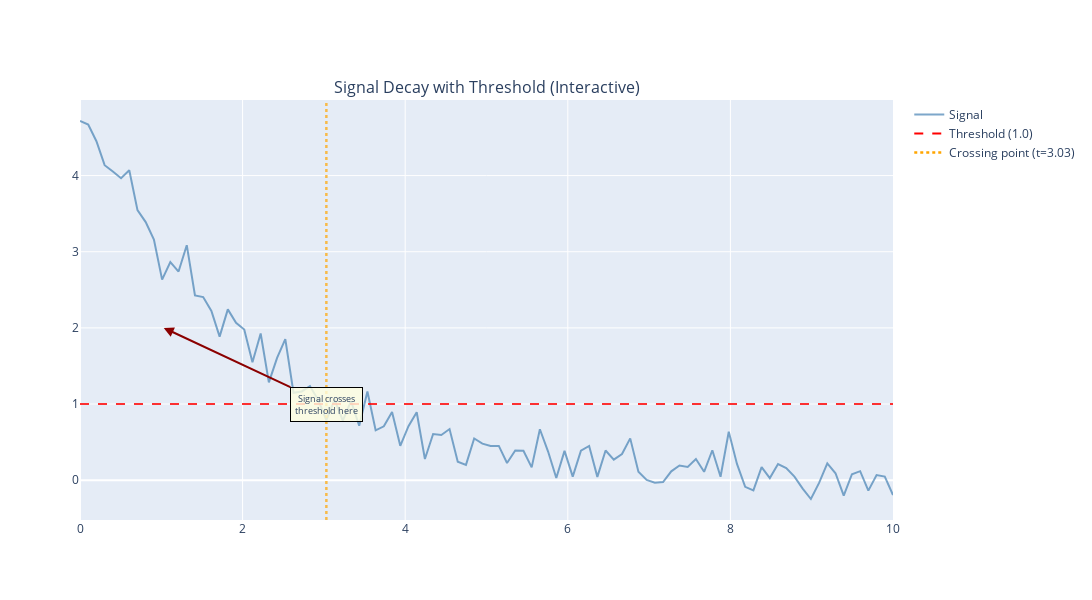

Notebook code cell kept with this figure:
### Markdown cell above
## 4c. Reference Lines with Plotly Backend

The same reference line functionality works with the interactive Plotly backend. Hover over the plot to see interactive features!

### Code cell
# Same data as before
x = np.linspace(0, 10, 100)
y = 5 * np.exp(-0.5 * x) + np.random.normal(0, 0.2, 100)

threshold = 1.0
cross_idx = np.where(y < threshold)[0][0] if any(y < threshold) else len(y) - 1
cross_x = x[cross_idx]

# Create line plot with Plotly backend
data = {'x': x, 'y': y}
spec = PlotSpec(
    data=data,
    plot_type='line',
    title='Signal Decay with Threshold (Interactive)',
    color='steelblue',
    line_width=2,
    label='Signal',
    # Add horizontal threshold line
    hlines=[
        {
            'y': threshold,
            'color': 'red',
            'linestyle': '--',
            'linewidth': 2,
            'alpha': 0.8,
            'label': 'Threshold (1.0)'
        }
    ],
    # Add vertical line at crossing point
    vlines=[
        {
            'x': cross_x,
            'color': 'orange',
            'linestyle': ':',
            'linewidth': 2.5,
            'alpha': 0.7,
            'label': f'Crossing point (t={cross_x:.2f})'
        }
    ],
    # Add annotation at the crossing point
    annotations=[
        {
            'text': f'Signal crosses<br>threshold here',
            'xy': (cross_x, threshold),
            'xytext': (cross_x - 2, threshold + 1),
            'fontsize': 9,
            'bbox': dict(boxstyle='round,pad=0.5', facecolor='lightyellow', alpha=0.8),
            'arrowprops': dict(arrowstyle='->', connectionstyle='arc3,rad=0.2', color='darkred'),
        }
    ]
)

config = PlotConfig(
    xlabel='Time (s)',
    ylabel='Signal Amplitude',
    figsize=(12, 6),
    grid=True
)

grid = PlotGrid(plot_specs=[spec], config=config, backend='plotly')
fig = grid.plot()
fig.show()

print(f"\n✓ Signal crosses threshold at t={cross_x:.2f}s (Plotly interactive plot)")

### Figure 1 — Plotly figure (JSON) as saved in the notebook; plotly's stock layout.template omitted (floating-point values rounded to 4 significant figures)
{"data": [{"line": {"color": "steelblue", "width": 2}, "mode": "lines", "name": "Signal", "opacity": 0.7, "showlegend": true, "type": "scatter", "x": [0.0, 0.101, 0.202, 0.303, 0.404, 0.5051, 0.6061, 0.7071, 0.8081, 0.9091, 1.01, 1.111, 1.212, 1.313, 1.414, 1.515, 1.616, 1.717, 1.818, 1.919, 2.02, 2.121, 2.222, 2.323, 2.424, 2.525, 2.626, 2.727, 2.828, 2.929, 3.03, 3.131, 3.232, 3.333, 3.434, 3.535, 3.636, 3.737, 3.838, 3.939, 4.04, 4.141, 4.242, 4.343, 4.444, 4.545, 4.646, 4.747, 4.848, 4.949, 5.051, 5.152, 5.253, 5.354, 5.455, 5.556, 5.657, 5.758, 5.859, 5.96, 6.061, 6.162, 6.263, 6.364, 6.465, 6.566, 6.667, 6.768, 6.869, 6.97, 7.071, 7.172, 7.273, 7.374, 7.475, 7.576, 7.677, 7.778, 7.879, 7.98, 8.081, 8.182, 8.283, 8.384, 8.485, 8.586, 8.687, 8.788, 8.889, 8.99, 9.091, 9.192, 9.293, 9.394, 9.495, 9.596, 9.697, 9.798, 9.899, 10.0], "xaxis": "x", "y": [4.717, 4.67, 4.451, 4.137, 4.053, 3.965, 4.07, 3.546, 3.39, 3.159, 2.634, 2.863, 2.74, 3.086, 2.427, 2.404, 2.222, 1.885, 2.243, 2.066, 1.979, 1.549, 1.927, 1.285, 1.605, 1.853, 1.147, 1.165, 1.236, 1.055, 0.7887, 1.058, 0.7808, 1.039, 0.714, 1.164, 0.655, 0.7072, 0.8963, 0.4513, 0.7086, 0.8919, 0.2779, 0.6068, 0.5938, 0.6715, 0.2424, 0.2016, 0.5471, 0.4803, 0.4503, 0.4498, 0.2257, 0.3904, 0.3856, 0.168, 0.6687, 0.3758, 0.02891, 0.3853, 0.04657, 0.387, 0.45, 0.04341, 0.39, 0.2702, 0.3428, 0.5489, 0.1122, 0.002545, -0.03216, -0.0246, 0.1163, 0.1935, 0.1744, 0.2787, 0.1102, 0.393, 0.04437, 0.6365, 0.2131, -0.08781, -0.1347, 0.1721, 0.02717, 0.2111, 0.1596, 0.04719, -0.1106, -0.2471, -0.03623, 0.2217, 0.0908, -0.2035, 0.078, 0.1183, -0.1376, 0.06802, 0.04708, -0.1949], "yaxis": "y"}, {"line": {"color": "red", "dash": "dash", "width": 2}, "mode": "lines", "name": "Threshold (1.0)", "showlegend": true, "type": "scatter", "x": [null], "xaxis": "x", "y": [null], "yaxis": "y"}, {"line": {"color": "orange", "dash": "dot", "width": 2.5}, "mode": "lines", "name": "Crossing point (t=3.03)", "showlegend": true, "type": "scatter", "x": [null], "xaxis": "x", "y": [null], "yaxis": "y"}], "layout": {"annotations": [{"font": {"size": 16}, "showarrow": false, "text": "Signal Decay with Threshold (Interactive)", "x": 0.5, "xanchor": "center", "xref": "paper", "y": 1, "yanchor": "bottom", "yref": "paper"}, {"arrowcolor": "darkred", "arrowhead": 2, "arrowsize": 1, "arrowwidth": 2, "ax": 3.03, "axref": "x", "ay": 1, "ayref": "y", "bgcolor": "rgba(255, 255, 224, 0.8)", "bordercolor": "black", "borderpad": 4, "borderwidth": 1, "font": {"size": 9}, "showarrow": true, "text": "Signal crosses<br>threshold here", "x": 1.03, "xref": "x", "y": 2, "yref": "y"}], "height": 600, "shapes": [{"line": {"color": "red", "dash": "dash", "width": 2}, "opacity": 0.8, "type": "line", "x0": 0, "x1": 1, "xref": "x domain", "y0": 1, "y1": 1, "yref": "y"}, {"line": {"color": "orange", "dash": "dot", "width": 2.5}, "opacity": 0.7, "type": "line", "x0": 3.03, "x1": 3.03, "xref": "x", "y0": 0, "y1": 1, "yref": "y domain"}], "showlegend": true, "title": {}, "width": 1200, "xaxis": {"anchor": "y", "domain": [0, 1]}, "yaxis": {"anchor": "x", "domain": [0, 1]}}}
